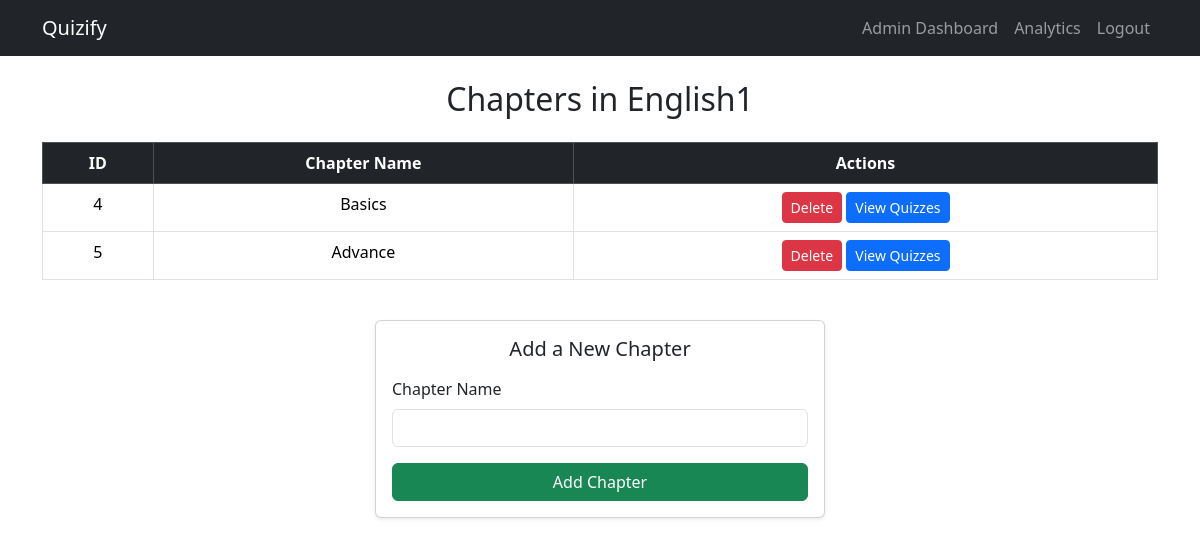
/admin/get_chapters?subject_id=2 (signed in), run on the app's committed database.
### models.py (models this page shows)
class Subject(db.Model):
    __tablename__ = 'subjects'
    subject_id = db.Column(db.Integer, primary_key=True)
    subject_name = db.Column(db.String(20), nullable=False)
    degree_id = db.Column(db.Integer, db.ForeignKey('degree_level.degree_id'))
    degree = db.relationship('Degree_level', backref=db.backref('subjects', lazy=True))
    chapters = db.relationship('Chapter', backref=db.backref('subject', lazy=True))

class Chapter(db.Model):
    __tablename__ = 'chapters'
    chapter_id = db.Column(db.Integer, primary_key=True)
    chapter_name = db.Column(db.String(20), nullable=False)
    subject_id = db.Column(db.Integer, db.ForeignKey('subjects.subject_id'))
    quizzes = db.relationship('Quiz', backref=db.backref('chapter', lazy=True))

### controllers/admin.py (the view)
@admin.route('/get_chapters', methods=['GET', 'POST'])
@admin_required
def get_chapters():
    subject_id = request.args.get('subject_id') if request.method == 'GET' else request.form.get('subject_id')
    current_subject = Subject.query.filter_by(subject_id=subject_id).first()
    chapters = Chapter.query.filter_by(subject_id=subject_id).all() or []
    return render_template('admin/view_chapters.html', chapters=chapters, current_subject=current_subject)

### controllers/admin.py (called while the page is built)
def admin_required(f):
    @wraps(f)
    def decorated_function(*args, **kwargs):
        if 'user_id' not in session:
            flash('Please log in first.', 'error')
            return redirect(url_for('auth.login'))
        user = User.query.get(session['user_id'])
        if not user or not user.is_admin:
            flash('Admin access required.', 'error')
            return redirect(url_for('auth.login'))
        return f(*args, **kwargs)
    return decorated_function

### templates/admin/view_chapters.html (shortened to what this page needs)
{% extends 'base.html' %}
{% block content %}
<div class="container my-4">
    <h2 class="mb-4 text-center">Chapters in {{ current_subject.subject_name }}</h2>
    {% if chapters %}
    <div class="table-responsive">
        <table class="table table-bordered table-hover text-center">
            <thead class="table-dark">
                <tr>
                    <th>ID</th>
                    <th>Chapter Name</th>
                    <th>Actions</th>
                </tr>
            </thead>
            <tbody>
                {% for chapter in chapters %}
                <tr>
                    <td>{{ chapter.chapter_id }}</td>
                    <td>{{ chapter.chapter_name }}</td>
                    <td>
                        <form method="POST" action="/admin/delete_chapter" class="d-inline">
                            <button type="submit" class="btn btn-danger btn-sm">
                                Delete</button>
                        </form>
                        <form method="POST" action="{{ url_for('admin.get_quizzes')}}" class="d-inline">
                            <button type="submit" class="btn btn-primary btn-sm"> View
                                Quizzes</button>
                        </form>
                    </td>
                </tr>
                {% endfor %}
            </tbody>
        </table>
    </div>
    {% else %}
    <div class="alert alert-warning text-center">No chapters found for {{ current_subject.subject_name }}</div>
    {% endif %}
    <div class="card shadow-sm p-3 mt-4 mx-auto" style="max-width: 450px;">
        <h5 class="card-title mb-3 text-center">Add a New Chapter</h5>
        <form method="POST" action="/admin/add_chapter">
            <div class="mb-3">
                <label for="chapter_name" class="form-label">Chapter Name</label>
                <input type="text" name="chapter_name" id="chapter_name" class="form-control" required>
            </div>
            <div class="d-grid">
                <button type="submit" class="btn btn-success"> Add Chapter</button>
            </div>
        </form>
    </div>
</div>
{% endblock %}

### data on the page
Subject: subject_name "English1"
Chapter: chapter_id "4", chapter_name "Basics"
Chapter: chapter_id "5", chapter_name "Advance"
